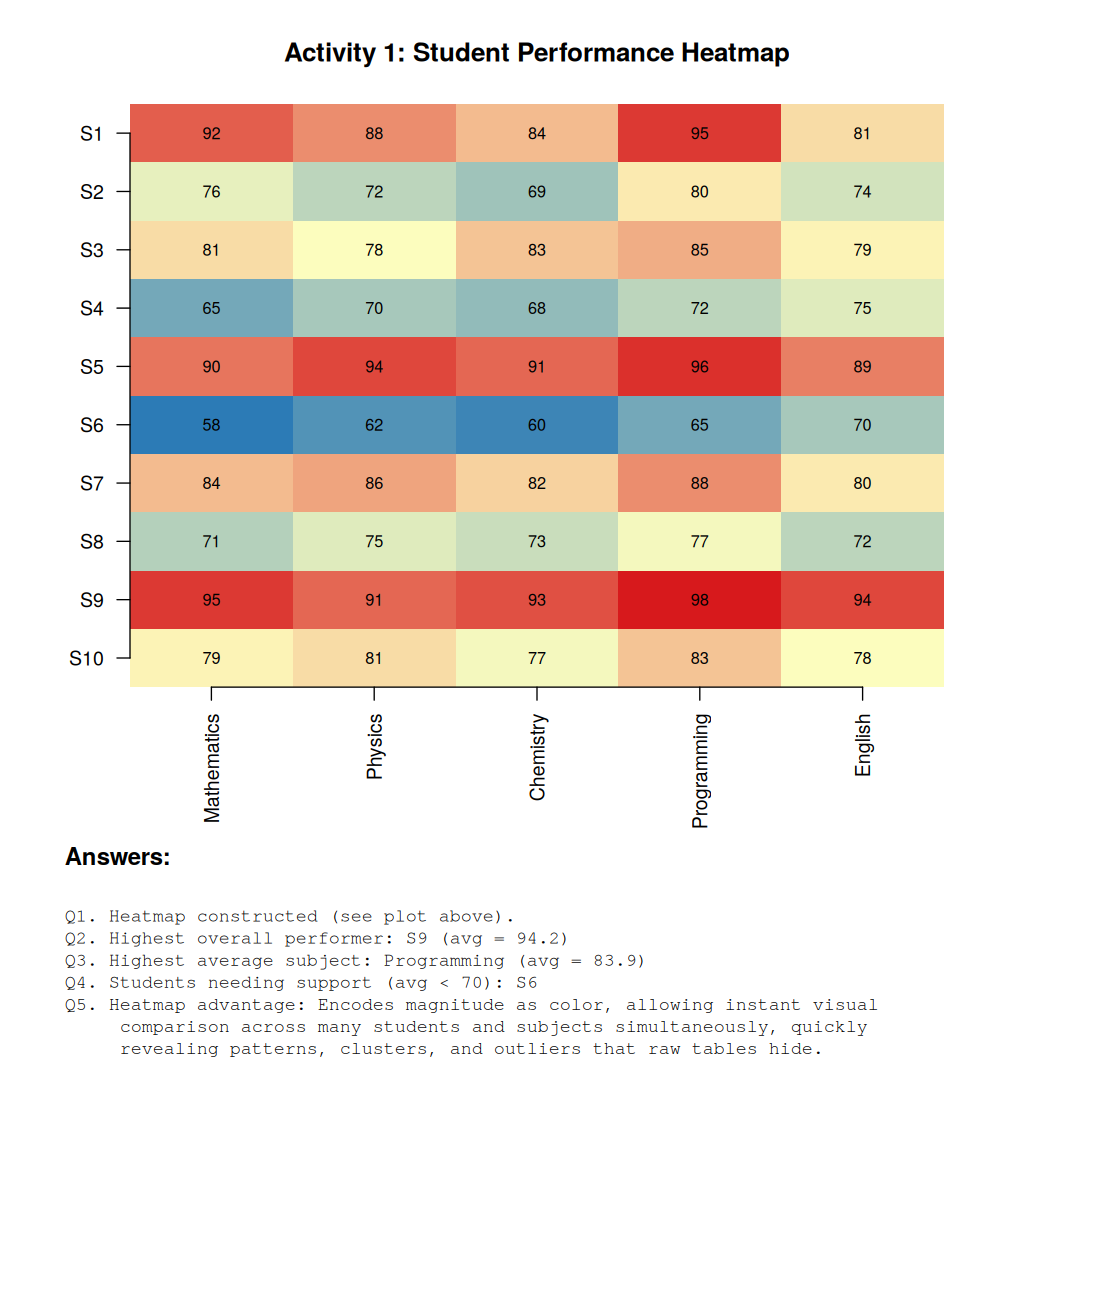

The script that saved this image:
# Activity 1: Heatmap - Student Performance Analysis

df <- data.frame(
  Mathematics = c(92,76,81,65,90,58,84,71,95,79),
  Physics     = c(88,72,78,70,94,62,86,75,91,81),
  Chemistry   = c(84,69,83,68,91,60,82,73,93,77),
  Programming = c(95,80,85,72,96,65,88,77,98,83),
  English     = c(81,74,79,75,89,70,80,72,94,78)
)
rownames(df) <- paste0("S", 1:10)
mat <- as.matrix(df)

# --- Calculations ---
student_avg <- rowMeans(mat)
subject_avg <- colMeans(mat)

top_student <- names(which.max(student_avg))
top_student_score <- round(max(student_avg), 2)

top_subject <- names(which.max(subject_avg))
top_subject_score <- round(max(subject_avg), 2)

support_needed <- names(student_avg[student_avg < 70])
if (length(support_needed) == 0) support_needed <- "None (all averages >= 70)"
support_needed_txt <- paste(support_needed, collapse = ", ")

answers <- c(
  "Q1. Heatmap constructed (see plot above).",
  paste0("Q2. Highest overall performer: ", top_student, " (avg = ", top_student_score, ")"),
  paste0("Q3. Highest average subject: ", top_subject, " (avg = ", top_subject_score, ")"),
  paste0("Q4. Students needing support (avg < 70): ", support_needed_txt),
  "Q5. Heatmap advantage: Encodes magnitude as color, allowing instant visual",
  "     comparison across many students and subjects simultaneously, quickly",
  "     revealing patterns, clusters, and outliers that raw tables hide."
)

# --- Plot: Heatmap on top, answers panel below ---
png("activity1_heatmap.png", width = 1100, height = 1300, res = 130)
layout(matrix(c(1,2), nrow = 2), heights = c(2.2, 1.3))

par(mar = c(5, 5, 4, 6))
n_row <- nrow(mat); n_col <- ncol(mat)
image(1:n_col, 1:n_row, t(mat[n_row:1, ]), axes = FALSE,
      col = colorRampPalette(c("#2c7bb6", "#ffffbf", "#d7191c"))(100),
      xlab = "", ylab = "", main = "Activity 1: Student Performance Heatmap")
axis(1, at = 1:n_col, labels = colnames(mat), las = 2, cex.axis = 0.9)
axis(2, at = 1:n_row, labels = rev(rownames(mat)), las = 1, cex.axis = 0.9)
for (i in 1:n_row) {
  for (j in 1:n_col) {
    text(j, n_row - i + 1, mat[i, j], cex = 0.75)
  }
}
image_legend_vals <- pretty(range(mat))
legend("topright", inset = c(-0.001, 0), legend = NA, bty = "n")

par(mar = c(0.5, 1, 0.5, 1))
plot.new()
text(0, 1, "Answers:", adj = c(0, 1), font = 2, cex = 1.1)
text(0, 0.85, paste(answers, collapse = "\n"), adj = c(0, 1), cex = 0.85, family = "mono")
dev.off()
cat("done\n")
